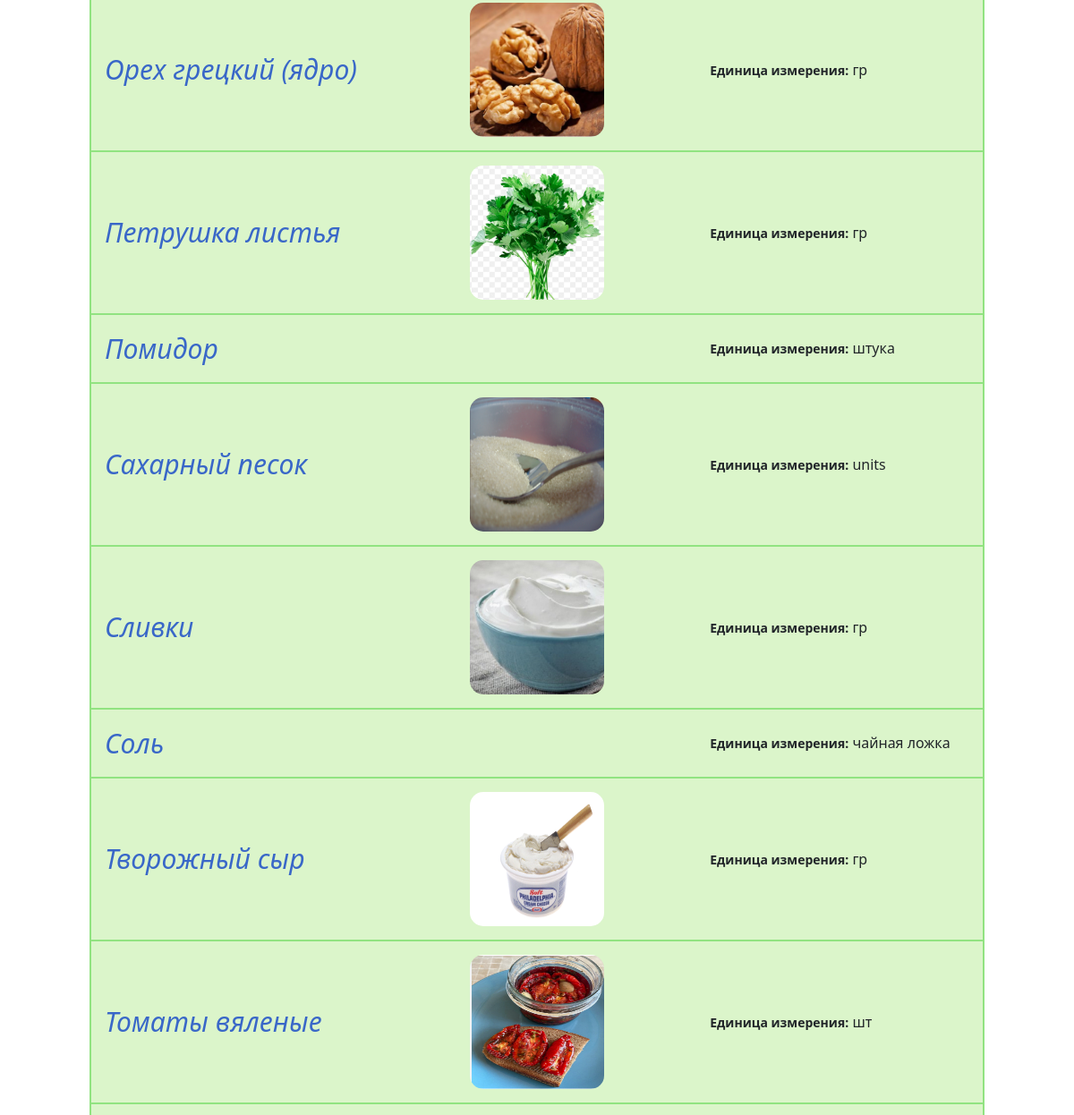
The app's page /ingred/ (middle part), older data.
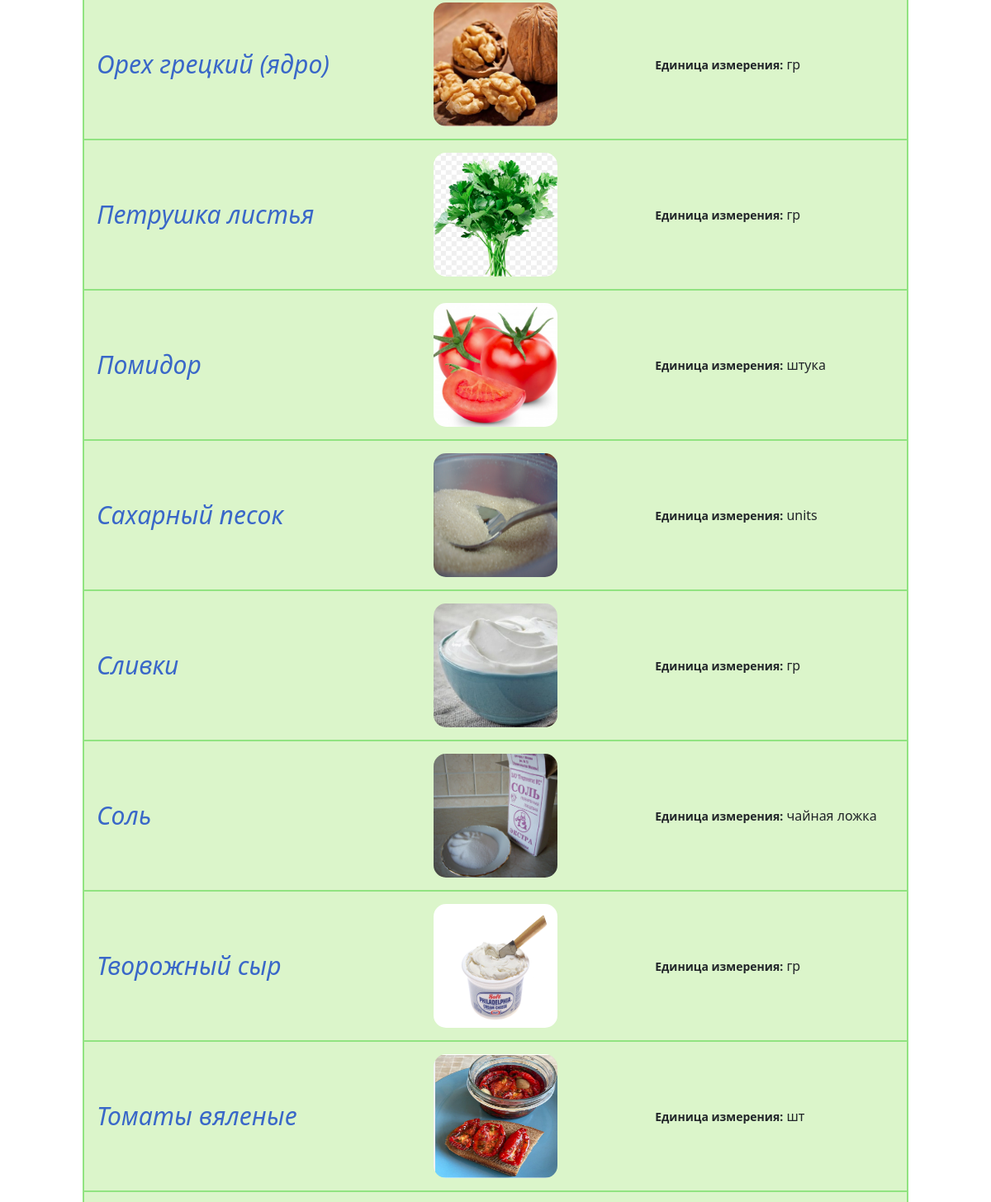
The same page, newer data.
### recipeapp/models.py (models this page shows, shortened)
class Ingredient(models.Model):
    class Meta:
        ordering = ["name", 'measurement_unit']
    name = models.CharField(max_length=100, db_index=True)
    description = models.TextField(null=False, blank=True, db_index=True)
    measurement_unit = models.CharField(max_length=20, default='units')
    archived = models.BooleanField(default=False)
    preview = models.ImageField(null=True, blank=True, upload_to=ingredient_preview_directory_path)

### recipeapp/views.py (the view)
# urls.py: path('ingred/', IngredientsListView.as_view(), name='ingredients_list'),
class IngredientsListView(ListView):
    template_name = 'recipeapp/ingredients-list.html'
    context_object_name = 'ingredients'
    queryset = Ingredient.objects.filter(archived=False)

### recipeapp/templates/recipeapp/ingredients-list.html (shortened to what this page needs)
{% extends 'recipeapp/base.html' %}
{% block body %}
<div class="fixed-container">
    {% if ingredients %}
    {% for ingredient in ingredients %}
    <div class="ingredients-list">
        <div>
            <a class="ingred-list-name" href="{% url 'recipeapp:ingredient_details' pk=ingredient.pk %}">
                {{ ingredient.name }}</a>
        </div>
        <div class="ingred-list-img-div">
            {% if ingredient.preview %}
            <a href="{% url 'recipeapp:ingredient_details' pk=ingredient.pk %}">
                <img class="ingred-list-img" src="{{ ingredient.preview.url }}" alt="{{ ingredient.preview.name }}">
            </a>
            {% endif %}
        </div>
        <div>
            <b><small>Единица измерения:</small></b> {{ ingredient.measurement_unit }}
        </div>
    </div>
    {% endfor %}
    <br>
    {% else %}
    {% url 'recipeapp:ingredient_create' as create_ingredient_url %}
    <h3>Здесь пока нет ингредиентов!</h3>
    <a href="{{ create_ingredient_url }}"
    >Создать новый ингредиент</a>
    {% endif %}
</div>
{% endblock %}

Row changes from the older to the newer data that the page shows:
changed Ingredient "Помидор": preview: picture added
changed Ingredient "Соль": preview: picture added
